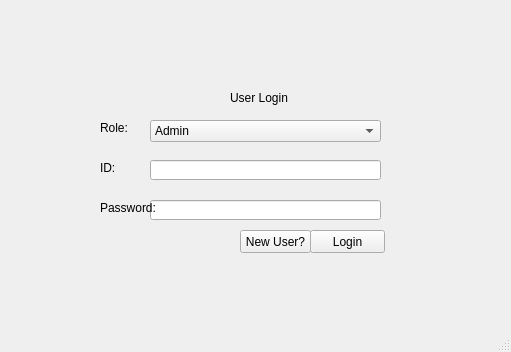
<?xml version="1.0" encoding="UTF-8"?>
<ui version="4.0">
 <class>MainWindow</class>
 <widget class="QMainWindow" name="MainWindow">
  <property name="geometry">
   <rect>
    <x>0</x>
    <y>0</y>
    <width>511</width>
    <height>352</height>
   </rect>
  </property>
  <property name="windowTitle">
   <string>Login Page</string>
  </property>
  <widget class="QWidget" name="centralwidget">
   <widget class="QLabel" name="UserLoginlabel">
    <property name="geometry">
     <rect>
      <x>230</x>
      <y>90</y>
      <width>71</width>
      <height>16</height>
     </rect>
    </property>
    <property name="text">
     <string>User Login</string>
    </property>
   </widget>
   <widget class="QLabel" name="IDLabel">
    <property name="geometry">
     <rect>
      <x>100</x>
      <y>160</y>
      <width>41</width>
      <height>16</height>
     </rect>
    </property>
    <property name="text">
     <string>ID:</string>
    </property>
   </widget>
   <widget class="QLineEdit" name="passLinedit">
    <property name="geometry">
     <rect>
      <x>150</x>
      <y>200</y>
      <width>231</width>
      <height>20</height>
     </rect>
    </property>
   </widget>
   <widget class="QLabel" name="passLabel">
    <property name="geometry">
     <rect>
      <x>100</x>
      <y>200</y>
      <width>61</width>
      <height>16</height>
     </rect>
    </property>
    <property name="text">
     <string>Password:</string>
    </property>
   </widget>
   <widget class="QLineEdit" name="IDlineEdit">
    <property name="geometry">
     <rect>
      <x>150</x>
      <y>160</y>
      <width>231</width>
      <height>20</height>
     </rect>
    </property>
   </widget>
   <widget class="QComboBox" name="role_combobox">
    <property name="geometry">
     <rect>
      <x>150</x>
      <y>120</y>
      <width>231</width>
      <height>22</height>
     </rect>
    </property>
    <item>
     <property name="text">
      <string>Admin</string>
     </property>
    </item>
    <item>
     <property name="text">
      <string>Driver</string>
     </property>
    </item>
    <item>
     <property name="text">
      <string>Passenger</string>
     </property>
    </item>
   </widget>
   <widget class="QLabel" name="role_label">
    <property name="geometry">
     <rect>
      <x>100</x>
      <y>120</y>
      <width>41</width>
      <height>16</height>
     </rect>
    </property>
    <property name="text">
     <string>Role:</string>
    </property>
   </widget>
   <widget class="QPushButton" name="Loginbtn">
    <property name="geometry">
     <rect>
      <x>310</x>
      <y>230</y>
      <width>75</width>
      <height>23</height>
     </rect>
    </property>
    <property name="text">
     <string>Login</string>
    </property>
   </widget>
   <widget class="QPushButton" name="newUserbtn">
    <property name="geometry">
     <rect>
      <x>240</x>
      <y>230</y>
      <width>71</width>
      <height>23</height>
     </rect>
    </property>
    <property name="text">
     <string>New User?</string>
    </property>
   </widget>
  </widget>
  <widget class="QMenuBar" name="menubar">
   <property name="geometry">
    <rect>
     <x>0</x>
     <y>0</y>
     <width>511</width>
     <height>21</height>
    </rect>
   </property>
  </widget>
  <widget class="QStatusBar" name="statusbar"/>
 </widget>
 <resources/>
 <connections/>
</ui>
